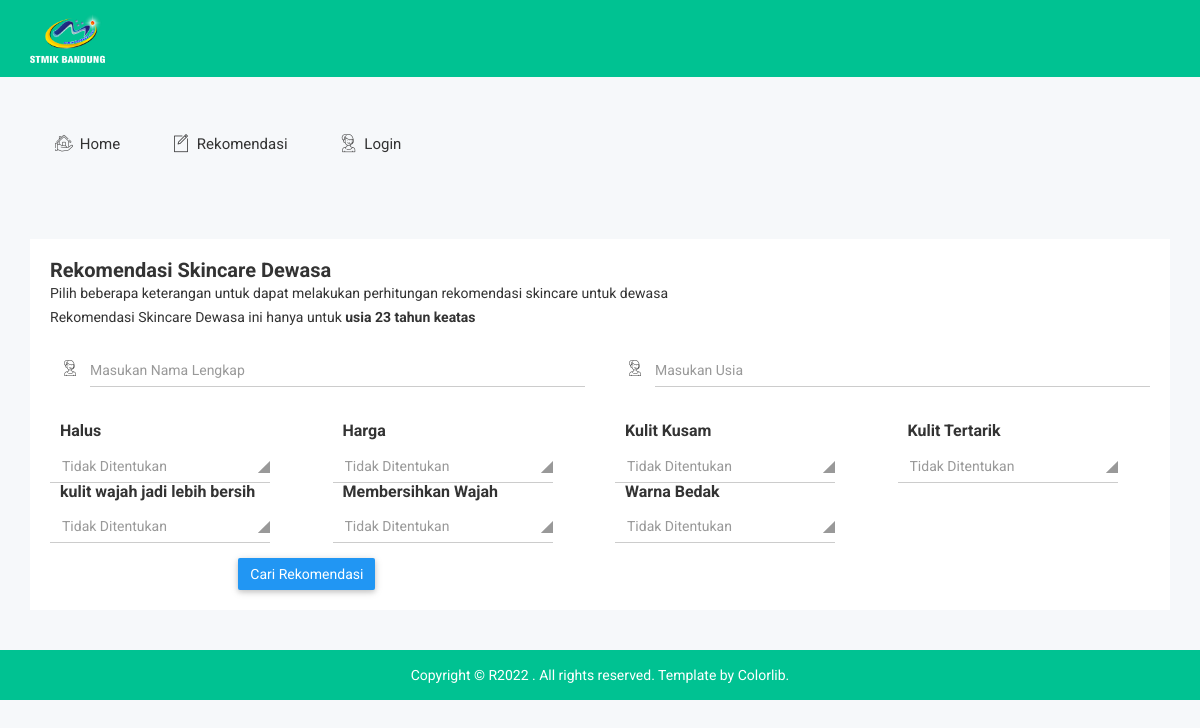
The page /index.php/page/rekomendasi on the database its author committed.
### tables this page shows
CREATE TABLE `kriteria` (
  `kode_kriteria` varchar(255) NOT NULL,
  `nama_kriteria` varchar(255) NOT NULL,
  `sifat_kriteria` varchar(255) NOT NULL
);

### application/controllers/Page.php (called while the page is built, shortened)
<?php
class Page extends CI_Controller
{
	public function __construct()
	{
		$this->load->helper('form');
		$this->load->library('form_validation');
		$this->load->library('upload');
		$this->load->helper('url_helper');
		$this->load->helper('text');
		$this->load->helper('date');
		$this->load->library('pagination');
		$this->load->model('M_login');
		$this->load->model('M_admin');
		$this->load->model('M_page');
	}
	public function rekomendasi()
	{
		$this->load->view('page/header');
		$this->load->view('page/rekomendasi');
		$this->load->view('page/footer');
	}
}

### index.php (called while the page is built, shortened)
<?php
require_once BASEPATH.'core/CodeIgniter.php';

### application/models/M_page.php (called while the page is built, shortened)
<?php
class M_page extends CI_Model
{
    function get_nm_krit()
    {
        $this->db->select('*');
        $this->db->from('kriteria');
        $query = $this->db->get();
        return $query;
    }
    function get_nm_ket($kode_kriteria)
    {
        $this->db->select('*');
        $this->db->from('subkriteria');
        $this->db->where('kode_kriteria', $kode_kriteria);
        $query = $this->db->get();
        return $query;
    }
}

### application/views/page/rekomendasi.php (the view, shortened to what this page needs)
<div class="breadcomb-area">
	<div class="container">
		<div class="row">
			<div class="col-lg-12 col-md-12 col-sm-12 col-xs-12">
				<div class="form-example-wrap mg-t-30">
					<div class="cmp-tb-hd cmp-int-hd">
						<h2>Rekomendasi Skincare Dewasa</h2>
						<p>Pilih beberapa keterangan untuk dapat melakukan perhitungan rekomendasi skincare untuk dewasa</p>
						<p>Rekomendasi Skincare Dewasa ini hanya untuk <strong> usia 23 tahun keatas</strong> </p>
					</div>
					<form action="<?= base_url() ?>hitung" method="POST">
						<div class="form-example-int form-horizental mg-t-2">
							<div class="form-group">
								<div class="row">
									<div class="col-lg-6 col-md-6 col-sm-4 col-xs-12">
										<div class="form-group ic-cmp-int">
											<div class="form-ic-cmp">
												<i class="notika-icon notika-support"></i>
											</div>
											<div class="nk-int-st">
												<input type="text" class="form-control" name="nama" placeholder="Masukan Nama Lengkap" required>
											</div>
										</div>
									</div>
									<div class="col-lg-6 col-md-6 col-sm-6 col-xs-12">
										<div class="form-group ic-cmp-int">
											<div class="form-ic-cmp">
												<i class="notika-icon notika-support"></i>
											</div>
											<div class="nk-int-st">
												<input type="text" class="form-control" name="usia" placeholder="Masukan Usia" required>
											</div>
										</div>
									</div>
								</div>
								<br>
								<div class="row">
									<?php
									$nm_krit = $this->M_page->get_nm_krit()->result();
									foreach ($nm_krit as $data) { ?>
										<div class="col-lg-3 col-md-3 col-sm-3 col-xs-12">
											<div class="nk-int-mk sl-dp-mn">
												<h2><?= $data->nama_kriteria ?></h2>
											</div>
											<div class="bootstrap-select fm-cmp-mg">
												<select class="selectpicker" name="id_keterangan[]">
													<option value="">Tidak Ditentukan</option>
												</select>
											</div>
										</div>
									<?php } ?>
								</div>
							</div>
						</div>
						<div class="form-example-int mg-t-15">
							<div class="row">
								<div class="col-lg-2 col-md-3 col-sm-3 col-xs-12">
								</div>
								<div class="col-lg-8 col-md-7 col-sm-7 col-xs-12">
									<button type="submit" class="btn btn-primary notika-btn-primary">Cari Rekomendasi</button>
								</div>
							</div>
						</div>
				</div>
			</div>
		</div>
	</div>
</div>

### assets/css/wave/button.css (style rules this page uses)
.btn-default.notika-btn-default, .btn-info.notika-btn-info, .btn-primary.notika-btn-primary, .btn-success.notika-btn-success, .btn-warning.notika-btn-warning, .btn-danger.notika-btn-danger { box-shadow: 0 2px 5px rgba(0,0,0,.16), 0 2px 10px rgba(0,0,0,.12); border:none; outline:none !important; border-radius:2px; font-size:14px; }
.btn-primary.notika-btn-primary, .btn-primary.notika-gp-primary, .btn-primary.primary-icon-notika { background-color: #2196F3; }

### assets/css/main.css (style rules this page uses)
html { color: #222; font-size: 1em; line-height: 1.4; }

### rows shown on the page
kriteria: nama_kriteria "Halus"
kriteria: nama_kriteria "Harga"
kriteria: nama_kriteria "Kulit Kusam"
kriteria: nama_kriteria "Kulit Tertarik"
kriteria: nama_kriteria "kulit wajah jadi lebih bersih"
kriteria: nama_kriteria "Membersihkan Wajah"
kriteria: nama_kriteria "Warna Bedak"
